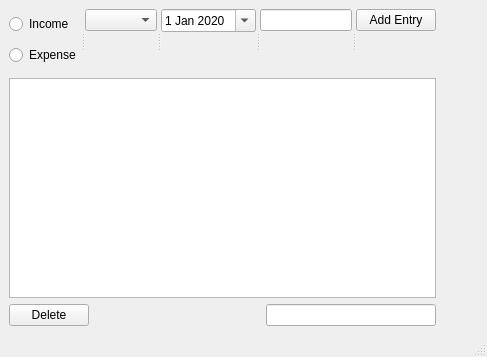
<?xml version="1.0" encoding="UTF-8"?>
<ui version="4.0">
 <class>MainWindow</class>
 <widget class="QMainWindow" name="MainWindow">
  <property name="windowModality">
   <enum>Qt::WindowModal</enum>
  </property>
  <property name="geometry">
   <rect>
    <x>0</x>
    <y>0</y>
    <width>487</width>
    <height>357</height>
   </rect>
  </property>
  <property name="sizePolicy">
   <sizepolicy hsizetype="Preferred" vsizetype="Preferred">
    <horstretch>0</horstretch>
    <verstretch>0</verstretch>
   </sizepolicy>
  </property>
  <property name="windowTitle">
   <string>MainWindow</string>
  </property>
  <widget class="QWidget" name="centralwidget">
   <layout class="QFormLayout" name="formLayout">
    <item row="0" column="0">
     <layout class="QVBoxLayout" name="verticalLayout_6">
      <item>
       <widget class="QSplitter" name="splitter">
        <property name="orientation">
         <enum>Qt::Horizontal</enum>
        </property>
        <widget class="QWidget" name="">
         <layout class="QVBoxLayout" name="verticalLayout">
          <item>
           <widget class="QRadioButton" name="incomeRadioButton">
            <property name="text">
             <string>Income</string>
            </property>
           </widget>
          </item>
          <item>
           <widget class="QRadioButton" name="expenseRadioButton">
            <property name="text">
             <string>Expense</string>
            </property>
           </widget>
          </item>
         </layout>
        </widget>
        <widget class="QWidget" name="">
         <layout class="QVBoxLayout" name="verticalLayout_2">
          <item>
           <widget class="QComboBox" name="categoryComboBox"/>
          </item>
          <item>
           <spacer name="verticalSpacer">
            <property name="orientation">
             <enum>Qt::Vertical</enum>
            </property>
            <property name="sizeHint" stdset="0">
             <size>
              <width>20</width>
              <height>40</height>
             </size>
            </property>
           </spacer>
          </item>
         </layout>
        </widget>
        <widget class="QWidget" name="">
         <layout class="QVBoxLayout" name="verticalLayout_3">
          <item>
           <widget class="QDateEdit" name="dateEdit">
            <property name="calendarPopup">
             <bool>true</bool>
            </property>
            <property name="date">
             <date>
              <year>2020</year>
              <month>1</month>
              <day>1</day>
             </date>
            </property>
           </widget>
          </item>
          <item>
           <spacer name="verticalSpacer_2">
            <property name="orientation">
             <enum>Qt::Vertical</enum>
            </property>
            <property name="sizeHint" stdset="0">
             <size>
              <width>20</width>
              <height>40</height>
             </size>
            </property>
           </spacer>
          </item>
         </layout>
        </widget>
        <widget class="QWidget" name="">
         <layout class="QVBoxLayout" name="verticalLayout_4">
          <item>
           <widget class="QLineEdit" name="lineEdit"/>
          </item>
          <item>
           <spacer name="verticalSpacer_4">
            <property name="orientation">
             <enum>Qt::Vertical</enum>
            </property>
            <property name="sizeHint" stdset="0">
             <size>
              <width>20</width>
              <height>40</height>
             </size>
            </property>
           </spacer>
          </item>
         </layout>
        </widget>
        <widget class="QWidget" name="">
         <layout class="QVBoxLayout" name="verticalLayout_5">
          <item>
           <widget class="QPushButton" name="addButton">
            <property name="text">
             <string>Add Entry</string>
            </property>
           </widget>
          </item>
          <item>
           <spacer name="verticalSpacer_3">
            <property name="orientation">
             <enum>Qt::Vertical</enum>
            </property>
            <property name="sizeHint" stdset="0">
             <size>
              <width>20</width>
              <height>40</height>
             </size>
            </property>
           </spacer>
          </item>
         </layout>
        </widget>
       </widget>
      </item>
      <item>
       <widget class="QTableView" name="tableView">
        <property name="editTriggers">
         <set>QAbstractItemView::NoEditTriggers</set>
        </property>
        <property name="selectionMode">
         <enum>QAbstractItemView::ExtendedSelection</enum>
        </property>
       </widget>
      </item>
      <item>
       <layout class="QHBoxLayout" name="horizontalLayout">
        <item>
         <widget class="QPushButton" name="deleteButton">
          <property name="text">
           <string>Delete</string>
          </property>
         </widget>
        </item>
        <item>
         <spacer name="horizontalSpacer">
          <property name="orientation">
           <enum>Qt::Horizontal</enum>
          </property>
          <property name="sizeHint" stdset="0">
           <size>
            <width>40</width>
            <height>20</height>
           </size>
          </property>
         </spacer>
        </item>
        <item>
         <widget class="QLineEdit" name="searchEdit"/>
        </item>
       </layout>
      </item>
     </layout>
    </item>
   </layout>
  </widget>
  <widget class="QMenuBar" name="menubar">
   <property name="geometry">
    <rect>
     <x>0</x>
     <y>0</y>
     <width>487</width>
     <height>20</height>
    </rect>
   </property>
  </widget>
  <widget class="QStatusBar" name="statusbar"/>
 </widget>
 <resources/>
 <connections/>
</ui>
